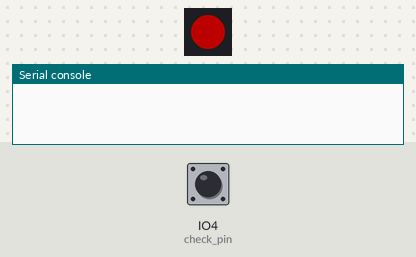
Simulated run of this program. Board: ESP32 board running CircuitPython. Parts: 1 RGB LEDs in strip order, left to right, the last lines printed to the serial console. Inputs (shaded band) come from the test bench; at power-on: IO4 (check_pin) LOW. Dim RGB values are drawn brighter than linear.

Above: at 0.1 s.
At 1.2 s:
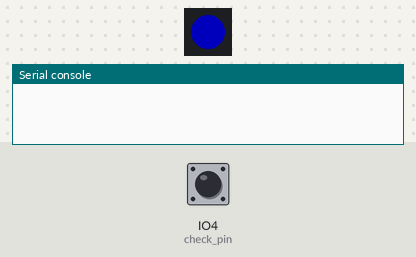
1.3 s: IO4 (check_pin) pulled HIGH for 0.6 s
At 1.9 s:
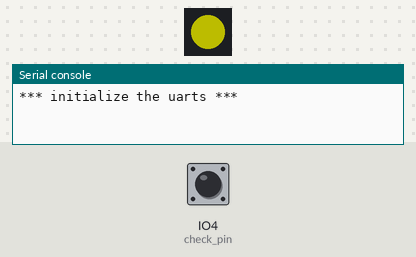
Timing chart, 0 to 10.5 s (numbered marks = the images above; inputs shaded):
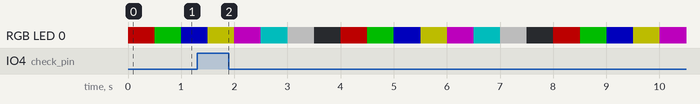

The program:

code.py
```python
import time
import board
import busio
import supervisor
from digitalio import DigitalInOut, Direction, Pull

if hasattr(board, 'NEOPIXEL'):
    import neopixel

    led_colors = [
        (255, 0, 0),
        (0, 255, 0),
        (0, 0, 255),
        (255, 255, 0),
        (255, 0, 255),
        (0, 255, 255),
        (255, 255, 255),
        (0, 0, 0),
    ]
    color_index = 0
    led = neopixel.NeoPixel(board.NEOPIXEL, 1)
    led.brightness = 0.3
elif hasattr(board, 'APA102_SCK'):
    import adafruit_dotstar as dotstar
    led = dotstar.DotStar(board.APA102_SCK, board.APA102_MOSI, 1, brightness=0.3)
    led_colors = [
        (255, 0, 0),
        (0, 255, 0),
        (0, 0, 255),
        (255, 255, 0),
        (255, 0, 255),
        (0, 255, 255),
        (255, 255, 255),
        (0, 0, 0),
    ]
    color_index = 0
else:
    led = DigitalInOut(board.LED)
    led.direction = Direction.OUTPUT
    led_colors = None

color_index = 0
check_pin = DigitalInOut(board.IO4)
check_pin.direction = Direction.INPUT
check_pin.pull = Pull.DOWN
uart1 = None
uart2 = None

last_check_value = check_pin.value
last_check_value = check_pin.value

def CheckAndEchoUart(index, uart):
    waiting_count = uart.in_waiting
    if waiting_count:
        print("*** Uart", index, " input(", waiting_count, ") ***")
        data = uart.read(waiting_count)

        if (index == 1):
            print("\t len:",len(data), "data:", data.decode())
        else:
            uart2.write(data)

while True:
    if check_pin.value:
        if uart1 == None:
            print("*** initialize the uarts ***")
            # we have not yet tried to iniatialize the uarts
            uart1 = board.UART()
            uart1.deinit()
            uart1 = busio.UART(board.TX, board.RX, baudrate=1000000)
            uart2 = busio.UART(board.IO17, board.IO18, baudrate=1000000)

        if supervisor.runtime.serial_bytes_available:
            text = input()
            print("*** Serial input ***", text)
            b = bytearray()
            b.extend(text)
            uart1.write(b)

        CheckAndEchoUart(1, uart1)
        CheckAndEchoUart(2, uart2)

    if led_colors != None:
        led[0] = led_colors[color_index]
        color_index += 1
        if color_index >= len(led_colors):
            color_index = 0
    else:
        if led.value:
            led.value = False
        else:
            led.value = True
    time.sleep(0.5)
```
